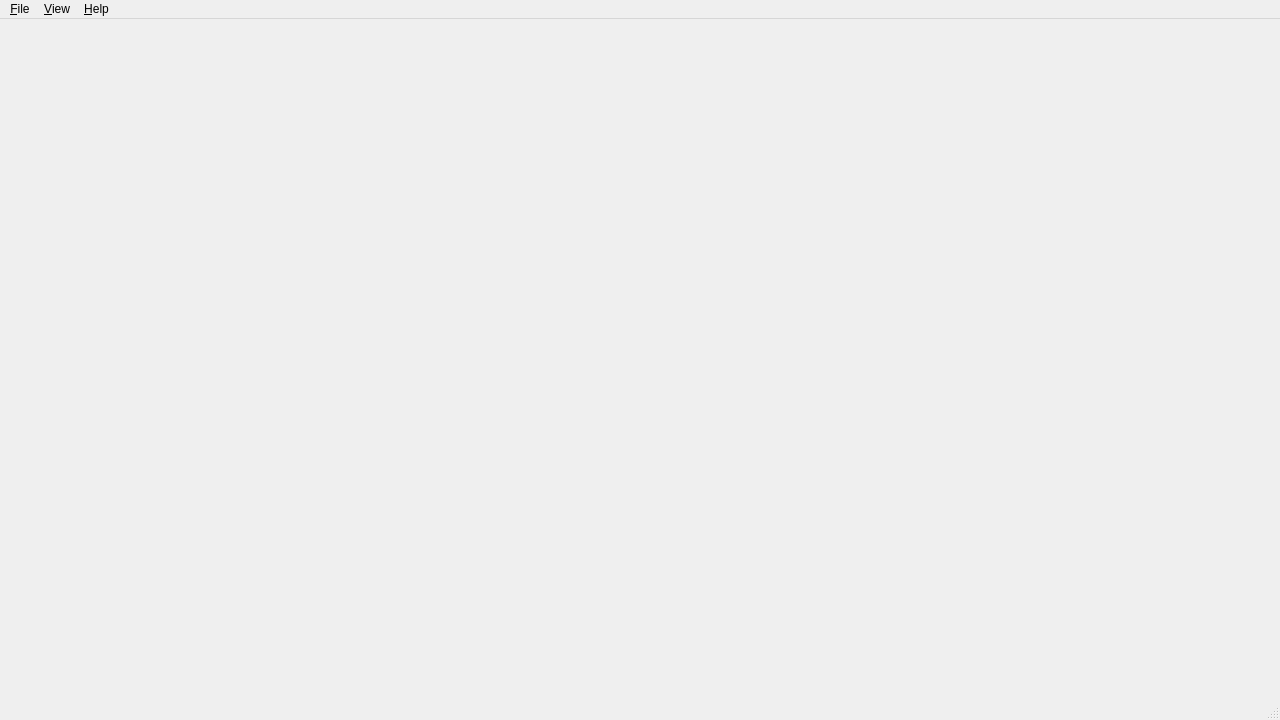
<?xml version="1.0" encoding="UTF-8"?>
<ui version="4.0">
 <class>MainWindow</class>
 <widget class="QMainWindow" name="MainWindow">
  <property name="geometry">
   <rect><x>0</x><y>0</y><width>1280</width><height>720</height></rect>
  </property>
  <property name="windowTitle"><string>Signal Studio</string></property>
  <widget class="QWidget" name="centralwidget">
   <layout class="QVBoxLayout" name="centralLayout">
    <property name="spacing"><number>2</number></property>
    <property name="contentsMargins"><rect><x>2</x><y>2</y><width>2</width><height>2</height></rect></property>
    <item>
     <widget class="QWidget" name="timeViewContainer" native="true">
      <property name="minimumSize"><size><width>0</width><height>120</height></size></property>
     </widget>
    </item>
    <item>
     <widget class="QWidget" name="spectrumViewContainer" native="true">
      <property name="minimumSize"><size><width>0</width><height>160</height></size></property>
     </widget>
    </item>
    <item>
     <widget class="QWidget" name="spectrogramViewContainer" native="true">
      <property name="minimumSize"><size><width>0</width><height>220</height></size></property>
     </widget>
    </item>
   </layout>
  </widget>
  <widget class="QMenuBar" name="menubar">
   <widget class="QMenu" name="menuFile">
    <property name="title"><string>&amp;File</string></property>
    <addaction name="actionOpenWAV"/>
    <addaction name="actionOpenSC16"/>
    <addaction name="separator"/>
    <addaction name="actionExit"/>
   </widget>
   <widget class="QMenu" name="menuView">
    <property name="title"><string>&amp;View</string></property>
    <addaction name="actionShowSpectrum"/>
    <addaction name="actionShowSpectrogram"/>
   </widget>
   <widget class="QMenu" name="menuHelp">
    <property name="title"><string>&amp;Help</string></property>
    <addaction name="actionAbout"/>
   </widget>
   <addaction name="menuFile"/>
   <addaction name="menuView"/>
   <addaction name="menuHelp"/>
  </widget>
  <widget class="QStatusBar" name="statusbar"/>
  <action name="actionOpenWAV"><property name="text"><string>Open &amp;WAV...</string></property></action>
  <action name="actionOpenSC16"><property name="text"><string>Open &amp;SC16 (RAW IQ)...</string></property></action>
  <action name="actionExit"><property name="text"><string>E&amp;xit</string></property></action>
  <action name="actionShowSpectrum">
   <property name="checkable"><bool>true</bool></property>
   <property name="checked"><bool>true</bool></property>
   <property name="text"><string>Show &amp;Spectrum</string></property>
  </action>
  <action name="actionShowSpectrogram">
   <property name="checkable"><bool>true</bool></property>
   <property name="checked"><bool>true</bool></property>
   <property name="text"><string>Show &amp;Spectrogram</string></property>
  </action>
  <action name="actionAbout"><property name="text"><string>&amp;About</string></property></action>
 </widget>
 <resources/>
 <connections>
  <connection><sender>actionExit</sender><signal>triggered()</signal><receiver>MainWindow</receiver><slot>close()</slot></connection>
 </connections>
</ui>
